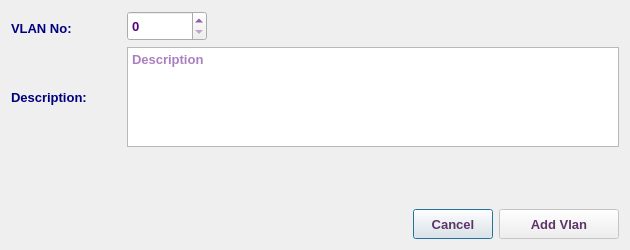
<?xml version="1.0" encoding="UTF-8"?>
<ui version="4.0">
 <class>AddVlanRefDialog</class>
 <widget class="QDialog" name="AddVlanRefDialog">
  <property name="windowModality">
   <enum>Qt::NonModal</enum>
  </property>
  <property name="geometry">
   <rect>
    <x>0</x>
    <y>0</y>
    <width>630</width>
    <height>250</height>
   </rect>
  </property>
  <property name="sizePolicy">
   <sizepolicy hsizetype="Fixed" vsizetype="Fixed">
    <horstretch>0</horstretch>
    <verstretch>0</verstretch>
   </sizepolicy>
  </property>
  <property name="minimumSize">
   <size>
    <width>630</width>
    <height>250</height>
   </size>
  </property>
  <property name="maximumSize">
   <size>
    <width>631</width>
    <height>251</height>
   </size>
  </property>
  <property name="font">
   <font>
    <family>Tahoma</family>
    <pointsize>10</pointsize>
   </font>
  </property>
  <property name="windowTitle">
   <string>Add New VLAN Reference</string>
  </property>
  <property name="windowIcon">
   <iconset resource="../../../../image.qrc">
    <normaloff>:/Image/add.png</normaloff>:/Image/add.png</iconset>
  </property>
  <layout class="QVBoxLayout" name="verticalLayout_4">
   <item>
    <layout class="QHBoxLayout" name="horizontalLayout">
     <item>
      <widget class="QLabel" name="label">
       <property name="minimumSize">
        <size>
         <width>110</width>
         <height>30</height>
        </size>
       </property>
       <property name="maximumSize">
        <size>
         <width>110</width>
         <height>25</height>
        </size>
       </property>
       <property name="font">
        <font>
         <family>Tahoma</family>
         <pointsize>10</pointsize>
         <weight>75</weight>
         <bold>true</bold>
        </font>
       </property>
       <property name="styleSheet">
        <string notr="true">color: rgb(0, 0, 127);</string>
       </property>
       <property name="text">
        <string>VLAN No:</string>
       </property>
      </widget>
     </item>
     <item>
      <widget class="QSpinBox" name="vlanSB">
       <property name="minimumSize">
        <size>
         <width>80</width>
         <height>30</height>
        </size>
       </property>
       <property name="maximumSize">
        <size>
         <width>80</width>
         <height>30</height>
        </size>
       </property>
       <property name="font">
        <font>
         <family>Tahoma</family>
         <pointsize>10</pointsize>
         <weight>75</weight>
         <bold>true</bold>
        </font>
       </property>
       <property name="styleSheet">
        <string notr="true">color: rgb(85, 0, 127);</string>
       </property>
       <property name="maximum">
        <number>4096</number>
       </property>
      </widget>
     </item>
     <item>
      <spacer name="horizontalSpacer_5">
       <property name="font">
        <font>
         <family>Tahoma</family>
         <pointsize>10</pointsize>
        </font>
       </property>
       <property name="orientation">
        <enum>Qt::Horizontal</enum>
       </property>
       <property name="sizeHint" stdset="0">
        <size>
         <width>40</width>
         <height>20</height>
        </size>
       </property>
      </spacer>
     </item>
    </layout>
   </item>
   <item>
    <layout class="QHBoxLayout" name="horizontalLayout_8">
     <item>
      <widget class="QLabel" name="label_8">
       <property name="minimumSize">
        <size>
         <width>110</width>
         <height>50</height>
        </size>
       </property>
       <property name="maximumSize">
        <size>
         <width>110</width>
         <height>50</height>
        </size>
       </property>
       <property name="font">
        <font>
         <family>Tahoma</family>
         <pointsize>10</pointsize>
         <weight>75</weight>
         <bold>true</bold>
        </font>
       </property>
       <property name="styleSheet">
        <string notr="true">color: rgb(0, 0, 127);</string>
       </property>
       <property name="text">
        <string>Description:</string>
       </property>
      </widget>
     </item>
     <item>
      <widget class="QTextEdit" name="descTE">
       <property name="minimumSize">
        <size>
         <width>300</width>
         <height>100</height>
        </size>
       </property>
       <property name="maximumSize">
        <size>
         <width>8000</width>
         <height>100</height>
        </size>
       </property>
       <property name="font">
        <font>
         <family>Tahoma</family>
         <pointsize>10</pointsize>
         <weight>75</weight>
         <bold>true</bold>
        </font>
       </property>
       <property name="styleSheet">
        <string notr="true">color: rgb(85, 0, 127);</string>
       </property>
       <property name="placeholderText">
        <string>Description</string>
       </property>
      </widget>
     </item>
    </layout>
   </item>
   <item>
    <spacer name="verticalSpacer">
     <property name="font">
      <font>
       <family>Tahoma</family>
       <pointsize>10</pointsize>
      </font>
     </property>
     <property name="orientation">
      <enum>Qt::Vertical</enum>
     </property>
     <property name="sizeHint" stdset="0">
      <size>
       <width>20</width>
       <height>40</height>
      </size>
     </property>
    </spacer>
   </item>
   <item>
    <layout class="QHBoxLayout" name="horizontalLayout_10">
     <item>
      <spacer name="horizontalSpacer_9">
       <property name="font">
        <font>
         <family>Tahoma</family>
         <pointsize>10</pointsize>
        </font>
       </property>
       <property name="orientation">
        <enum>Qt::Horizontal</enum>
       </property>
       <property name="sizeHint" stdset="0">
        <size>
         <width>40</width>
         <height>20</height>
        </size>
       </property>
      </spacer>
     </item>
     <item>
      <widget class="QPushButton" name="CancelBtn">
       <property name="sizePolicy">
        <sizepolicy hsizetype="Preferred" vsizetype="Preferred">
         <horstretch>0</horstretch>
         <verstretch>0</verstretch>
        </sizepolicy>
       </property>
       <property name="minimumSize">
        <size>
         <width>80</width>
         <height>30</height>
        </size>
       </property>
       <property name="maximumSize">
        <size>
         <width>160</width>
         <height>30</height>
        </size>
       </property>
       <property name="font">
        <font>
         <family>Tahoma</family>
         <pointsize>10</pointsize>
         <weight>75</weight>
         <bold>true</bold>
        </font>
       </property>
       <property name="styleSheet">
        <string notr="true">color: rgb(92, 53, 102);</string>
       </property>
       <property name="text">
        <string>Cancel</string>
       </property>
      </widget>
     </item>
     <item>
      <widget class="QPushButton" name="okBtn">
       <property name="enabled">
        <bool>false</bool>
       </property>
       <property name="sizePolicy">
        <sizepolicy hsizetype="Preferred" vsizetype="Preferred">
         <horstretch>0</horstretch>
         <verstretch>0</verstretch>
        </sizepolicy>
       </property>
       <property name="minimumSize">
        <size>
         <width>120</width>
         <height>30</height>
        </size>
       </property>
       <property name="maximumSize">
        <size>
         <width>160</width>
         <height>30</height>
        </size>
       </property>
       <property name="font">
        <font>
         <family>Tahoma</family>
         <pointsize>10</pointsize>
         <weight>75</weight>
         <bold>true</bold>
        </font>
       </property>
       <property name="styleSheet">
        <string notr="true">color: rgb(92, 53, 102);</string>
       </property>
       <property name="text">
        <string>Add Vlan</string>
       </property>
       <property name="icon">
        <iconset resource="../../../../image.qrc">
         <normaloff>:/Image/add.png</normaloff>:/Image/add.png</iconset>
       </property>
       <property name="iconSize">
        <size>
         <width>20</width>
         <height>20</height>
        </size>
       </property>
      </widget>
     </item>
    </layout>
   </item>
  </layout>
 </widget>
 <tabstops>
  <tabstop>vlanSB</tabstop>
  <tabstop>descTE</tabstop>
  <tabstop>okBtn</tabstop>
  <tabstop>CancelBtn</tabstop>
 </tabstops>
 <resources>
  <include location="../../../../image.qrc"/>
 </resources>
 <connections/>
</ui>
